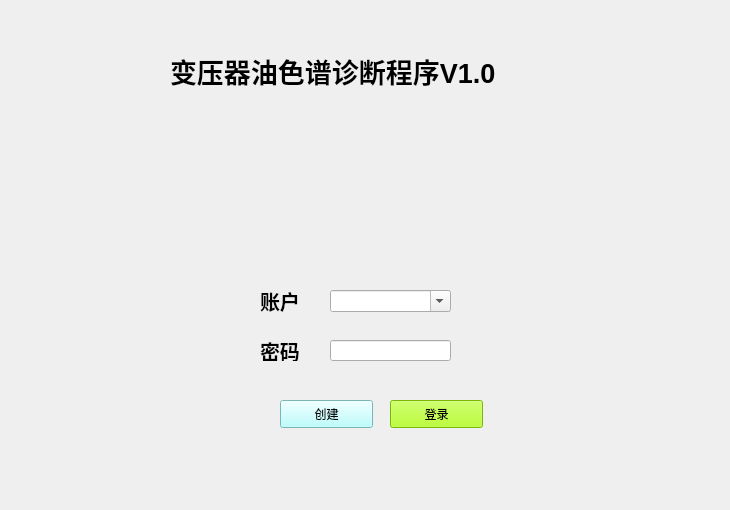
<?xml version="1.0" encoding="UTF-8"?>
<ui version="4.0">
 <class>denglu</class>
 <widget class="QWidget" name="denglu">
  <property name="geometry">
   <rect>
    <x>0</x>
    <y>0</y>
    <width>730</width>
    <height>510</height>
   </rect>
  </property>
  <property name="windowTitle">
   <string>登录窗口</string>
  </property>
  <widget class="QLabel" name="label">
   <property name="geometry">
    <rect>
     <x>170</x>
     <y>50</y>
     <width>431</width>
     <height>41</height>
    </rect>
   </property>
   <property name="font">
    <font>
     <pointsize>20</pointsize>
     <weight>75</weight>
     <bold>true</bold>
    </font>
   </property>
   <property name="text">
    <string>变压器油色谱诊断程序V1.0</string>
   </property>
  </widget>
  <widget class="QLabel" name="label_2">
   <property name="geometry">
    <rect>
     <x>260</x>
     <y>280</y>
     <width>72</width>
     <height>41</height>
    </rect>
   </property>
   <property name="font">
    <font>
     <pointsize>15</pointsize>
     <weight>75</weight>
     <bold>true</bold>
    </font>
   </property>
   <property name="text">
    <string>账户</string>
   </property>
  </widget>
  <widget class="QLabel" name="label_3">
   <property name="geometry">
    <rect>
     <x>260</x>
     <y>340</y>
     <width>72</width>
     <height>21</height>
    </rect>
   </property>
   <property name="font">
    <font>
     <pointsize>15</pointsize>
     <weight>75</weight>
     <bold>true</bold>
    </font>
   </property>
   <property name="text">
    <string>密码</string>
   </property>
  </widget>
  <widget class="QComboBox" name="comboBox">
   <property name="geometry">
    <rect>
     <x>330</x>
     <y>290</y>
     <width>121</width>
     <height>22</height>
    </rect>
   </property>
   <property name="editable">
    <bool>true</bool>
   </property>
  </widget>
  <widget class="QLineEdit" name="lineEdit">
   <property name="geometry">
    <rect>
     <x>330</x>
     <y>340</y>
     <width>121</width>
     <height>21</height>
    </rect>
   </property>
  </widget>
  <widget class="QPushButton" name="pushButton">
   <property name="geometry">
    <rect>
     <x>280</x>
     <y>400</y>
     <width>93</width>
     <height>28</height>
    </rect>
   </property>
   <property name="styleSheet">
    <string notr="true">background-color: rgb(170, 255, 255);</string>
   </property>
   <property name="text">
    <string>创建</string>
   </property>
  </widget>
  <widget class="QPushButton" name="pushButton_2">
   <property name="geometry">
    <rect>
     <x>390</x>
     <y>400</y>
     <width>93</width>
     <height>28</height>
    </rect>
   </property>
   <property name="styleSheet">
    <string notr="true">background-color: rgb(170, 255, 0);</string>
   </property>
   <property name="text">
    <string>登录</string>
   </property>
  </widget>
  <widget class="QLabel" name="label_4">
   <property name="geometry">
    <rect>
     <x>0</x>
     <y>-20</y>
     <width>731</width>
     <height>591</height>
    </rect>
   </property>
   <property name="text">
    <string/>
   </property>
   <property name="pixmap">
    <pixmap>56987273.jpg</pixmap>
   </property>
   <property name="scaledContents">
    <bool>true</bool>
   </property>
  </widget>
  <zorder>label_4</zorder>
  <zorder>label</zorder>
  <zorder>label_2</zorder>
  <zorder>label_3</zorder>
  <zorder>comboBox</zorder>
  <zorder>lineEdit</zorder>
  <zorder>pushButton</zorder>
  <zorder>pushButton_2</zorder>
 </widget>
 <resources/>
 <connections/>
</ui>
